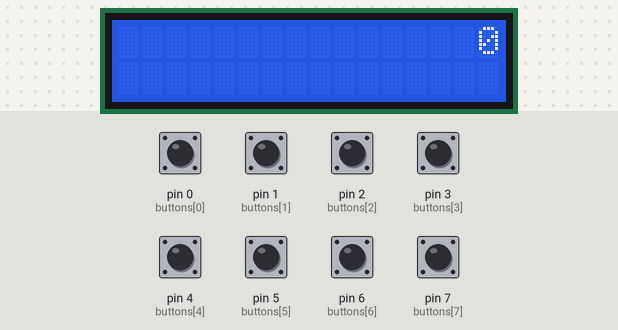
The sketch below on a simulated Arduino Uno, built with avr-gcc and run on an emulated ATmega328P. On the bench: 16×2 character LCD. The test bench sets the inputs (shaded band); at power-on: pin 0 (buttons[0]), pin 1 (buttons[1]), pin 2 (buttons[2]), pin 3 (buttons[3]), pin 4 (buttons[4]), pin 5 (buttons[5]), pin 6 (buttons[6]), pin 7 (buttons[7]) HIGH.

Above: at 3.3 s.
3.4 s: pin 1 (buttons[1]) pulled LOW for 0.15 s
At 4.4 s:
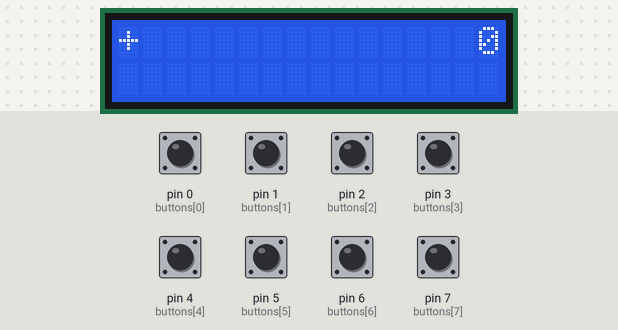
5.0 s: pin 0 (buttons[0]) pulled LOW for 0.15 s
At 5.7 s:
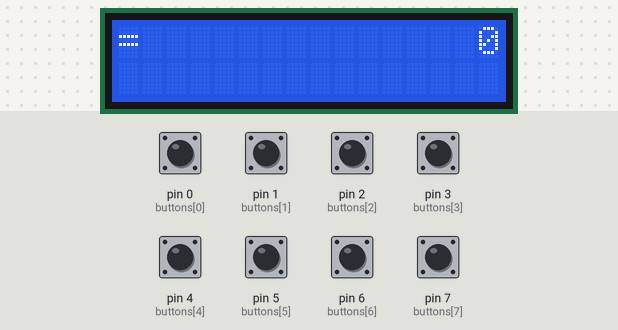
6.6 s: pin 2 (buttons[2]) pulled LOW for 0.15 s
At 7.9 s:
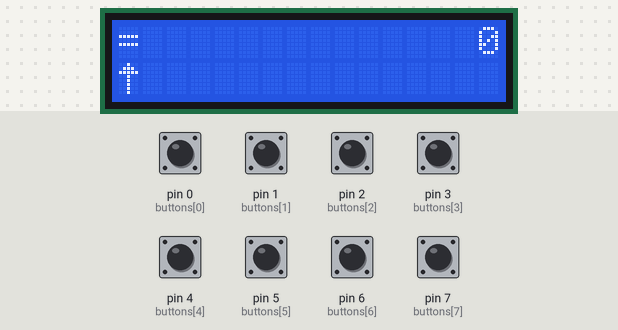
8.2 s: pin 3 (buttons[3]) pulled LOW for 0.15 s
At 9.3 s:
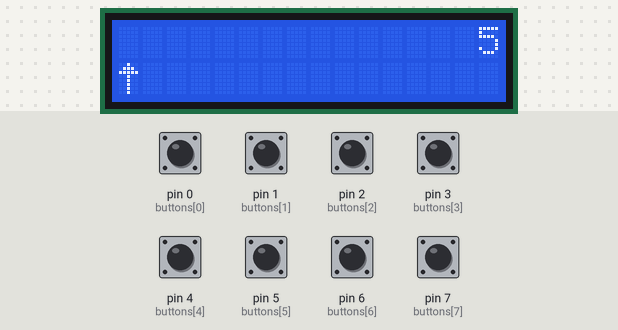
9.8 s: pin 1 (buttons[1]) pulled LOW for 1 s
At 11.7 s:
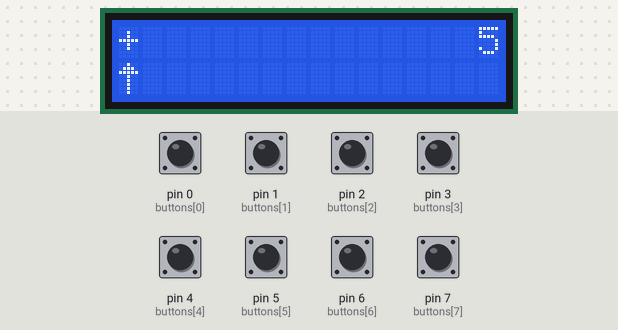
12.3 s: pin 4 (buttons[4]) pulled LOW for 0.15 s
At 13.8 s:
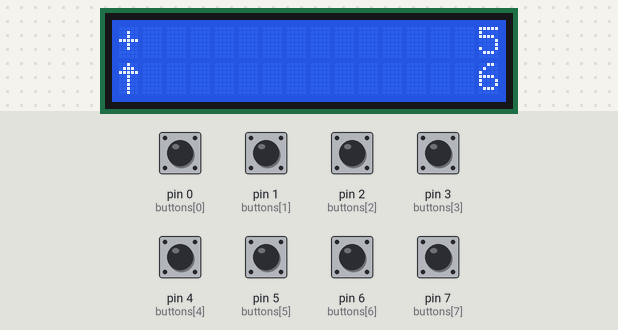
Timing chart, 0 to 14.9 s (numbered marks = the images above; inputs shaded):
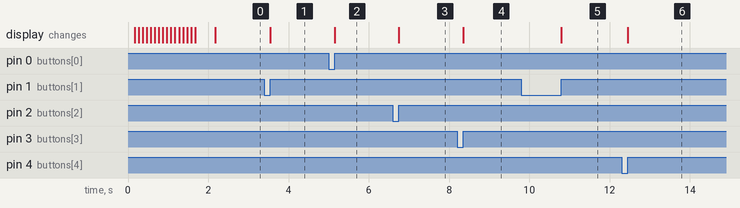

The sketch:

FiveKeyCalculator.ino
```cpp
#include <LiquidCrystal.h>

// Initialize the liquid crystal display
LiquidCrystal lcd(8,9,10,11,12,13);

// Number of buttons
const int BUTTON_COUNT = 8;

// To clear the line
const char* SPACES_15 = "               ";

// Button pins
byte buttons[BUTTON_COUNT] = {0, 1, 2, 3, 4, 5, 6, 7};

// Last button that was pressed
byte button_pressed = -1;

// Store operands
long operand_1 = 0;
long operand_2 = 0;
long last_result = 0;

// How many digits are already store in active operand
byte digit_count = 0;

// 1 = add, 2 = subtract, 3 = multiply, 4 = divide
byte calc_operator = 0;

/*
 * If shift is off, user accesses numbers from 0-4.
 * If shift is on, so that the user will access number 5-9.
 */
boolean shift_on = false;

// Special characters that we'll use
byte UP_ARROW [8] = {
  B00100,
  B01110,
  B11111,
  B00100,
  B00100,
  B00100,
  B00100,
  B00100
};

void setup() {
  initButtons();
  initDisplay();
  showWelcome();
  showNumbers();
  calc_operator = 0;
}

void loop() {
  checkClicked();
}

void buttonClicked(int index) {
  // Process button clicked event
  switch(index) {
    // Zero button is the equal button
    case 0:
      equalPressed();
      break;

    // Operator button
    case 1:
      operatorPressed();
      break;

    // Shift button
    case 2:
      shiftPressed();
      break;

    // Numbers
    case 3:
    case 4:
    case 5:
    case 6:
    case 7:
      numberPressed(index - 3);
      break;

    // Should not happen
    default:
      // Do nothing
      break;
  }
}

void checkClicked() {
  // Store if any button was pressed
  boolean button_on = false;

  // Go through all buttons
  for (byte i = 0; i < BUTTON_COUNT; i++) {
    // If button was pressed
    if (digitalRead(buttons[i]) == LOW) {
      // Store button index
      button_pressed = i;
      button_on = true; // button was pressed
      break; // only consider the first button pressed
    }
  }

  // If no button was pressed and a button was pressed before
  if (button_on == false && button_pressed != -1) {
    // Generate the "event"
    buttonClicked(button_pressed);
    // Reset button index, event was handled
    button_pressed = -1;
  }
}

void equalPressed() {
  // Only compute if an operator was selected
  if (calc_operator != 0) {
    long result = 0;
    switch(calc_operator) {
      case 1: // add
        result = operand_1 + operand_2;
        break;
      case 2: // subtract
        result = operand_1 - operand_2;
        break;
      case 3: // multiply
        result = operand_1 * operand_2;
        break;
      case 4: // divide
        result = operand_1 / operand_2;
        break;
      }
    reset();
    last_result = result;
    showResult();
  }
}

void initButtons() {
  // Initialize the buttons as pull up
  for (byte i = 0; i < BUTTON_COUNT; i++) {
    pinMode(buttons[i], INPUT_PULLUP);
  }
}

void initDisplay() {
  // Create special characters
  lcd.createChar(0, UP_ARROW);

  // Initialize it
  lcd.begin(16,2);
}

void numberPressed (int number) {
  long* operand;

  // no operator selected
  if (calc_operator == 0) {
    // Select operand 1 to add numbers
    operand = &operand_1;
  } else {
    // Select operand 2 to add numbers
    operand = &operand_2;
  }

  // Add numbers
  *operand = *operand * 10 + number + (shift_on ? 5 : 0);

  // Show all operands
  showNumbers();
}

void operatorPressed() {
  // If pressing operator after finished first operation
  if (last_result != 0) {
    // Store last result as first operator
    operand_1 = last_result;
  }

  // Add 1 to operator
  calc_operator++;

  // If passed the max operator
  if (calc_operator >= 5) {
    // Go back to first one
    calc_operator = 1;
  }

  // Show operator
  showOperator();
}

void reset() {
  // Reset all variables
  operand_1 = 0;
  operand_2 = 0;
  calc_operator = 0;
}

void shiftPressed() {
  // Toggle shift
  shift_on = !shift_on;
  showShift();
}

void showNumbers() {
  // clear first line
  lcd.setCursor(1, 0);
  lcd.print(SPACES_15);

  // Transform to string
  String s_operand_1 = String(operand_1);
  // Position cursor so that number fits correctly
  lcd.setCursor(16 - s_operand_1.length(), 0);
  // Print number
  lcd.print(s_operand_1);

  // If we have an operator selected, also prints second operand
  if (calc_operator > 0) {
    // clear second line
    lcd.setCursor(1, 1);
    lcd.print(SPACES_15);

    String s_operand_2 = String(operand_2);
    lcd.setCursor(16 - s_operand_2.length(), 1);
    lcd.print(s_operand_2);
  }

  showOperator();
  showShift();
}

void showOperator() {
  lcd.setCursor(0, 0);
  switch(calc_operator) {
    case 1:
      lcd.print("+");
      break;
    case 2:
      lcd.print("-");
      break;
    case 3:
      lcd.print("x");
      break;
    case 4:
      lcd.write(byte(253));
      break;
    default:
      lcd.print(" ");
      break;
  }
}

void showResult() {
  lcd.clear();

  lcd.setCursor(0,0);
  lcd.print("=");

  String s_result = String(last_result);
  lcd.setCursor(16 - s_result.length(), 0);
  lcd.print(s_result);

  // We have to keep the shift on screen
  showShift();
}

void showShift() {
  lcd.setCursor(0, 1);
  if (shift_on) {
    lcd.write(byte(0));
  } else {
    lcd.write(" ");
  }
}

void showWelcome() {
  lcd.clear();
  lcd.print("-=> Welcome <=-");
  for (byte i = 0; i < 16; i++) {
    delay(100);
    lcd.setCursor(i, 1);
    lcd.write(byte(255));
  }
  delay(500);
  lcd.clear();
}
```

Measured:
- after the input at 3.4 s, the display: changes after 0.15 s (image 1)
- after the input at 5.0 s, the display: changes after 0.15 s (image 2)
- after the input at 6.6 s, the display: changes after 0.15 s (image 3)
- after the input at 8.2 s, the display: changes after 0.15 s (image 4)
- after the input at 9.8 s, the display: changes after 1.0 s (image 5)
- after the input at 12.3 s, the display: changes after 0.16 s (image 6)
